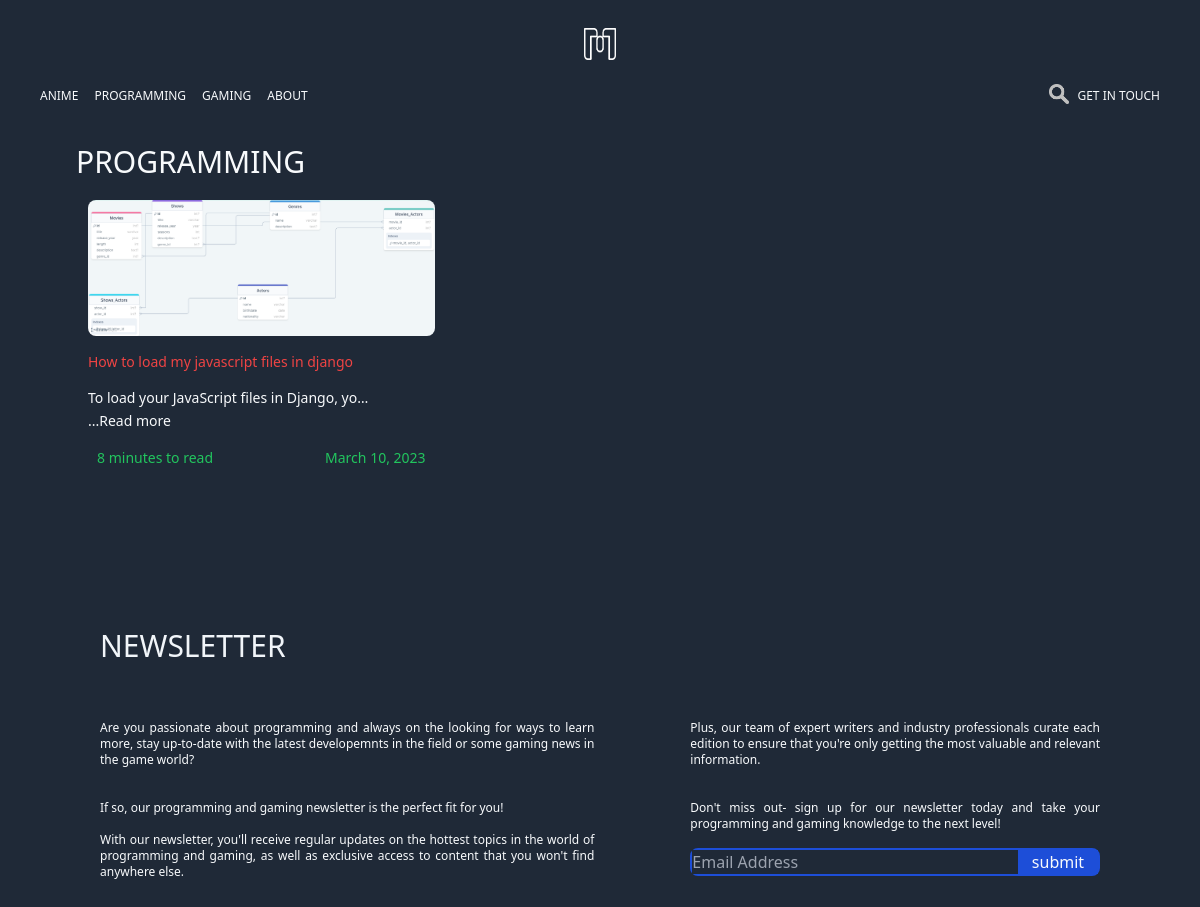
Screenshot of /programming/ with the database file from the repository.
### blog/models.py (models this page shows, shortened)
class Post(models.Model):
    title = models.CharField(max_length=300)
    content = models.TextField()
    section = models.CharField(max_length=12, choices=sections)
    date_posted = models.DateTimeField(default=timezone.now)
    minutes_to_read = models.IntegerField(default=5)
    image = models.ImageField(
        upload_to = 'post_images',
        default='bloglist-1.jpg',
        max_length=100
        )

### blog/views.py (the view)
# urls.py: path('programming/', ProgrammingPostView.as_view(), name='prog-page'),
class ProgrammingPostView(ListView):
    model  = Post
    template_name = 'blog/programming.html'
    ordering = ['-date_posted']
    def get_context_data(self, **kwargs):
        context = super().get_context_data(**kwargs)
        context['all_prog_posts'] = Post.objects.filter(section='Programming').order_by('-date_posted')
        context['title'] = 'Programming Page'
        return context

### blog/templates/blog/programming.html
{% extends 'blog/base.html' %}
{% load static %}
{% block content %}
<div class="javascript mt-5 p-5">
    <p class="text-3xl text-slate-50 ml-14">PROGRAMMING</p>
    <div class="ml-12 p-5 grid grid-cols-3 gap-4">
        {% for post in all_prog_posts %}
        <div class="flex-col space-y-4 justify-between mb-5">
            <img src="{{ post.image.url }}" alt="logo" class="w-96 h-auto rounded-lg">
            <p class="text-red-500 text-sm"><a href="{% url 'post-detail' post.id %}">{{ post.title}}</a></p>
            <p class="text-slate-50 text-sm mb-5 truncate w-72 h-auto">
                {{ post.content }}
            </p>
            <a class="text-slate-50 text-sm no-underline hover:text-red-600" href="{% url 'post-detail' post.id %}">...Read more</a>
            <div class="flex space-x-28 justify-center">
                <p class="text-green-500 text-sm"> {{ post.minutes_to_read}} minutes to read </p>
                <p class="text-green-500 text-sm">  {{ post.date_posted | date:"F d, Y"}} </p>
            </div>
        </div>
        {% endfor %}
    </div>
</div>
{% endblock content %}

### rows the page displays
Post: image (picture), title "How to load my javascript files in django", content "To load your JavaScript files in Django, yo…", minutes_to_read "8", date_posted "March 10, 2023"
